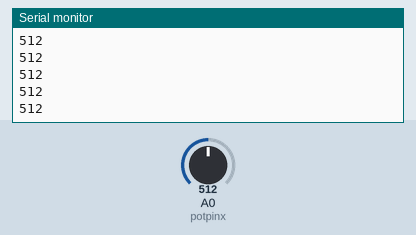
Bench run of a sketch on a simulated Arduino Uno, built with avr-gcc and run on an emulated ATmega328P. Shown: the last lines printed to the serial monitor. The test bench sets the inputs (shaded band); at power-on: A0 (potpinx) = 512.

Above: at 1.2 s.
1.3 s: A0 (potpinx) set to 716
At 1.8 s:
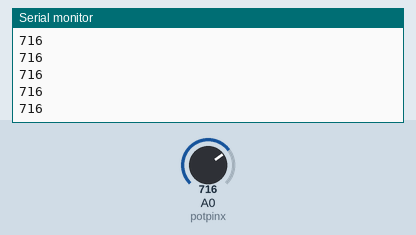
2.8 s: A0 (potpinx) set to 900
At 3.8 s:
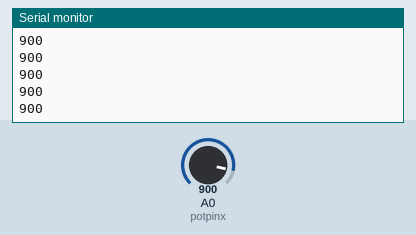
Timing chart, 0 to 5.8 s (numbered marks = the images above; inputs shaded):
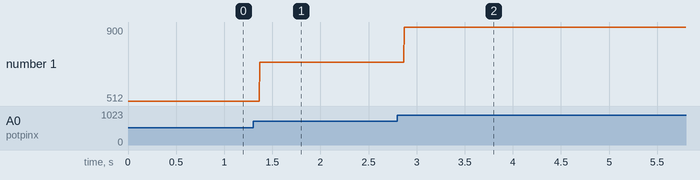

The sketch:

Stepper_motor_+_joystick_Kevin_Sarmiento_Tapia_2291323.ino
```cpp
/*
 Stepper motor + joystick

 The program's goal is to control the stepper motor's position using a joystick.

 the theme is the use of the library "#include <Stepper.h>" to program the stepper motor.
*/
int potpinx = A0; // joystick pin x will be Analog Input 0

#include <Stepper.h> // includes the library Stepper.h

const float STEPS_PER_REV = 32; // Number of steps per internal motor revolution

int StepsRequired; // number of Steps Required

Stepper steppermotor(STEPS_PER_REV, 8, 10, 9, 11); // Create Instance of Stepper Class and specifies pins used for motor coils (8, 9, 10, 11)

void setup() // this program will run once
{
  Serial.begin(9600); //the serial monitor starts
}

void loop() // this program will run forever
{
  int value = analogRead(potpinx); // value will have the value of the reading of joystick pin x
  steppermotor.setSpeed(700); // stepper motor speed to 700
  Serial.println(value); // serial monitor prints the value of variable "value"
  if (50<value<900){ // if the value is less than 50 and more than 900, the stepper motor will not move
  StepsRequired  =  0;
  steppermotor.step(StepsRequired);
  }
  else if (value>900){ // else if the value is higher than 900, the stepper motor will move backwards
  StepsRequired  =  -1;
  steppermotor.step(StepsRequired);
  }
  else if (value<50){ // else if the value is lower than 50, the stepper motor will move forward
  StepsRequired  =  +1;
  steppermotor.step(StepsRequired);
  }
}
```

Measured:
- after the input at 1.3 s, the serial monitor: prints a new line after 0.07 s (image 1)
- after the input at 2.8 s, the serial monitor: prints a new line after 0.07 s (image 2)
- plotted number 1: 512 → 716 after the input at 1.3 s, 716 → 900 after the input at 2.8 s
